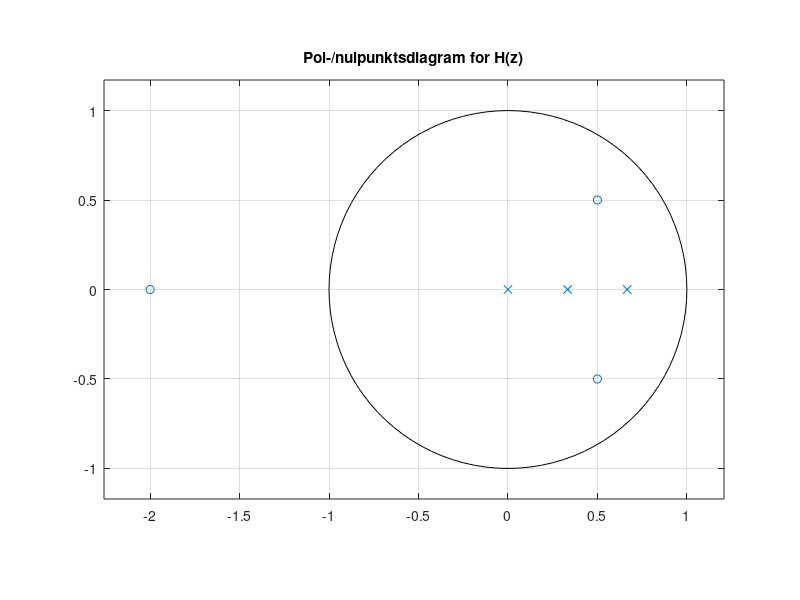
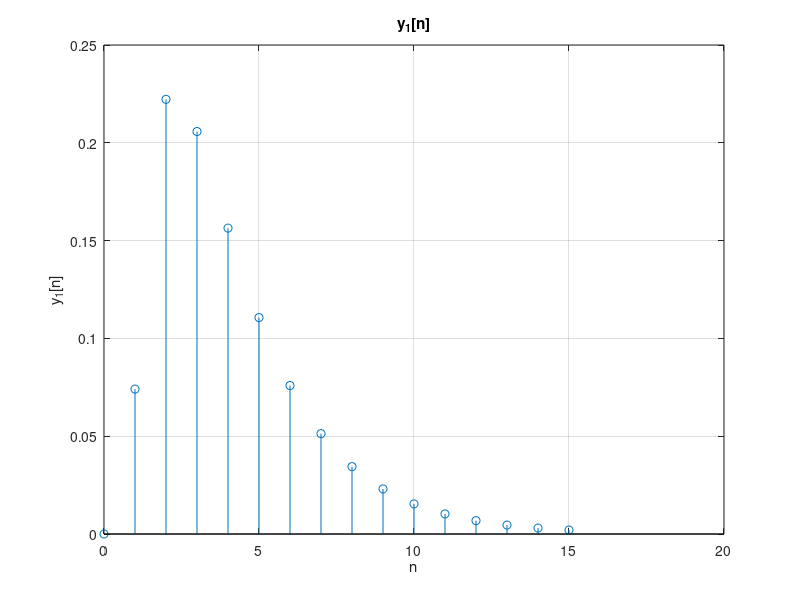
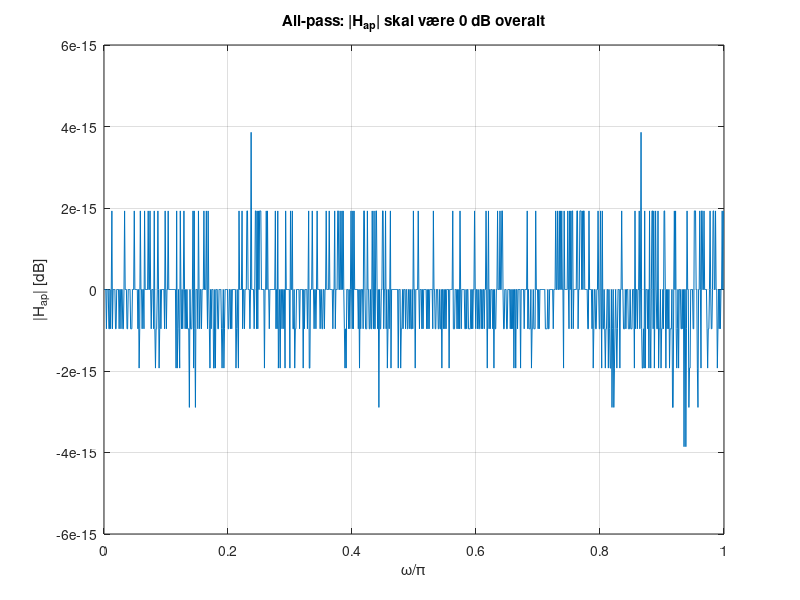
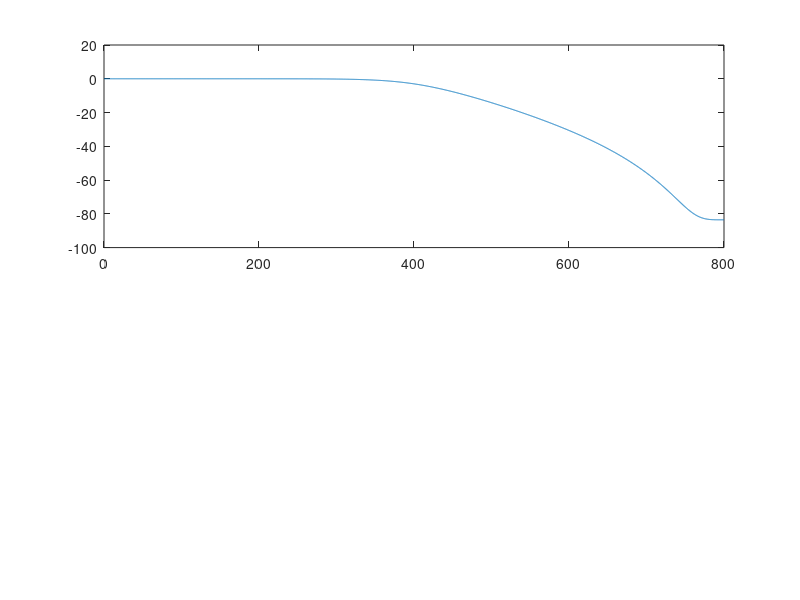

Here is the MATLAB script that generated these plots, in order: (Note: this script raises an error after producing the figures.)
%% 62743 DSP -- E25 Exam -- Working Script  (reexam: genløsning af dumpet eksamen)
% Exam PDF:     Obsidian\Archive\3rd Semester\DSP\62743 E25 Exam v3.pdf
% Solution PDF: Obsidian\Archive\3rd Semester\DSP\Exercises\Exams\Solutions\62743 E25 Exam student solutions.pdf
%               (officiel facitliste -- absolut sandhedskilde)
% Egen note:    Obsidian\Archive\3rd Semester\DSP\Exercises\Exams\E25 Exam.md
%               (egen efterrationaliseret løsning -- kan indeholde fejl,
%                stol på solution PDF / notebooklm i stedet)
%
% Eksamensdato:   12. december 2025  (Mads, s246132)
% Vægtning:       P1 40% (Z-domæne, matematik) | P2 30% (IIR) | P3 30% (FIR)
% Date attempted:
% Time target:    4 timers hard cap
% Self-score:     / total marks
%
% Arbejdsgang: skriv svar som "%%"-Svar-blokke MENS du regner. Til sidst:
% i mappen 3.semester\DSP  ->  pretty E25_new.m   (giver pæn PDF).
% Flows: [[LTI z-transform flow]] / [[Filter analysis and FFT flow]] / [[FIR window design flow]].

clear; clc; close all;
addpath('C:\Users\Mads2\DTU\3.semester\DSP\Helpers');

%% Problem 1 -- Z-domæne analyse   [MATEMATIK -- 40%]
% Kausalt diskret LTI-system T med overføringsfunktion H(z).
%   Nulpunkter: z = -2,  (1+i)/2,  (1-i)/2
%   Poler:      p = 0,    1/3,      2/3
%   Bibetingelse: H(1) = 1

%% 1-1  Pol-/nulpunktsdiagram
% - Skitsér/plot pol-/nulpunktsdiagram i det komplekse z-plan.
% - Marker enhedscirklen.

z=[-2 ((1+i)/2) ((1-i)/2)];
p= [0 1/3 2/3];

figure;
zplane(z.', p.');                 % kolonnevektorer -> ægte nul-/polplacering
title('Pol-/nulpunktsdiagram for H(z)')

% Polynomieform (genbruges i 1-2..1-7). poly() -> koeff. i faldende z-potens.
b0 = real(poly(z));               % tæller, monisk (uden forstærkning endnu)
a0 = real(poly(p));               % nævner


%%
% *Svar 1-1:* 3 nulpunkter: z=-2 (UDEN for enhedscirklen) samt det
% komplekst konjugerede par (1±i)/2 (|z|=0.707, inden for cirklen).
% 3 poler: z=0, 1/3, 2/3 -- alle inden for enhedscirklen. At nulpunktet
% z=-2 ligger uden for cirklen betyder, at systemet IKKE er minimumfase
% (det udnyttes i 1-7).

%% 1-2  Overføringsfunktion H(z) og ROC
% - Opskriv H(z) på faktoriseret form ud fra poler/nulpunkter.
% - Brug H(1) = 1 til at bestemme forstærkningskonstanten.
% - Udvid til polynomieform (b, a). Angiv ROC for det kausale system.




% H(z) = G * N(z)/D(z). Bestem G så H(1) = 1  (ved z=1 er z^-1=1):
G = polyval(a0,1) / polyval(b0,1)        % forstærkning -> 4/27 ≈ 0.1481
b = G*b0;                                % endelige tællerkoefficienter
a = a0;                                  % nævnerkoefficienter

Hz1 = tf(b, a, 1, 'Variable','z^-1')     % H(z) på polynomieform (z^-1)
ROC_12 = max(abs(roots(a)))              % kausal -> ROC: |z| > 2/3

%%
% *Svar 1-2:* H(z) = G·(1+2z⁻¹)(1−½(1+i)z⁻¹)(1−½(1−i)z⁻¹) /
% [(1−⅓z⁻¹)(1−⅔z⁻¹)], hvor G = 4/27 er bestemt af betingelsen H(1)=1.
% Polynomieform er vist som Hz1 ovenfor (b = G·[1 1 -1.5 1],
% a = [1 -1 2/9 0]). Systemet er kausalt, så ROC ligger uden for den
% yderste pol: |z| > 2/3.

%% 1-3  Stabilitetsanalyse
% - Er systemet stabilt? Argumentér ud fra polernes placering ift.
%   enhedscirklen (kausalt + stabilt <=> alle poler |p| < 1).



poler = roots(a)
stabil = all(abs(poler) < 1)             % logisk 1 = stabilt

%%
% *Svar 1-3:* Polerne er z=0, 1/3 og 2/3; alle har |p| < 1 og ligger
% dermed inden for enhedscirklen. Systemet er kausalt, og ROC (|z|>2/3)
% indeholder enhedscirklen -> systemet er STABILT (stabil = 1).

%% 1-4  Z-transformation af signal
% Signal:  x1[n] = (sqrt(2)/2)^n * sin(pi/4 * n) * u[n]
% Given formel:
%   Z{ a^n sin(w0 n) u[n] } = a z^-1 sin(w0)
%                             ---------------------------------
%                             1 - 2 a z^-1 cos(w0) + a^2 z^-2 ,  |z| > |a|
% - Identificér a og w0, opskriv X1(z), angiv ROC.



a_x  = sqrt(2)/2;                        % a i den givne formel
w0   = pi/4;                             % w0 i den givne formel
numX = [0, a_x*sin(w0)];                 % tæller:  a·sin(w0)·z⁻¹
denX = [1, -2*a_x*cos(w0), a_x^2];       % nævner:  1 − 2a·cos(w0)z⁻¹ + a²z⁻²
X1z  = tf(numX, denX, 1, 'Variable','z^-1')
ROC_x = a_x                              % ROC: |z| > a ≈ 0.707

%%
% *Svar 1-4:* x1[n] har a = √2/2 og w0 = π/4. Indsat i den udleverede
% formel fås X1(z) = 0.5·z⁻¹ / (1 − z⁻¹ + 0.5·z⁻²), med ROC: |z| > √2/2
% ≈ 0.707.

%% 1-5  Udgangens Z-transformation Y1(z)
% - Y1(z) = H(z) * X1(z).  Opskriv produktet (og reducér hvis muligt).



numY = conv(b, numX);                    % produkt af tællere
denY = conv(a, denX);                    % produkt af nævnere
Y1z  = minreal(tf(numY, denY, 1, 'Variable','z^-1'))   % forkort fælles faktorer

%%
% *Svar 1-5:* Y1(z) = H(z)·X1(z). X1's nævner (1−z⁻¹+½z⁻²) er præcis
% H's konjugerede nulpunktspar, så disse udgår (minreal forkorter dem).
% Resultat: Y1(z) = (2/27)·z⁻¹(1+2z⁻¹) / [(1−⅓z⁻¹)(1−⅔z⁻¹)].

%% 1-6  Udgangssignal y1[n]
% - Find y1[n] ved invers Z-transformation (delbrøksopspaltning).



% Y1(z) = z⁻¹ · W(z),  W(z) = (2/27)(1+2z⁻¹)/[(1−⅓z⁻¹)(1−⅔z⁻¹)]
numW = (2/27)*[1 2];
denW = conv([1 -1/3], [1 -2/3]);         % = [1 -1 2/9]
[r, pz, kdir] = residuez(numW, denW)     % delbrøk: residues r, poler pz

n  = 0:15;
y1 = filter((2/27)*[0 1 2], denW, [1 zeros(1,numel(n)-1)]);   % numerisk kontrol
figure; stem(n, y1); grid on
xlabel('n'); ylabel('y_1[n]'); title('y_1[n]')

%%
% *Svar 1-6:* residuez på W giver poler 1/3 og 2/3 med residues
% -14/27 og 16/27, dvs. w[n] = (-14/27)(1/3)^n + (16/27)(2/3)^n.
% Faktoren z⁻¹ er en forsinkelse, så y1[n] = w[n-1]:
%   y1[n] = (2/27)·( -7·(1/3)^(n-1) + 8·(2/3)^(n-1) )·u[n-1].
% (Stem-plottet bekræfter forløbet numerisk.)

%% 1-7  Minimumfase- og all-pass-dekomposition
% - Dekomponér H(z) = H_min(z) * H_ap(z).
% - Flyt nulpunkt(er) uden for enhedscirklen via all-pass-sektion.
% - Verificér: |H_ap(e^jw)| = 1 (0 dB) for alle w.



% Nulpunktet z=-2 ligger uden for enhedscirklen -> spejl ind: z0 -> 1/conj(z0)
z0   = -2;
zref = 1/conj(z0);                       % = -0.5  (inde i cirklen)

bap = [1, -z0];                          % (1 − z0·z⁻¹)   = (1 + 2z⁻¹)
aap = [1, -zref];                        % (1 − zref·z⁻¹) = (1 + 0.5z⁻¹)
Gap = sum(aap)/sum(bap);                 % sikrer Hap(1)=1  -> 0.5
bap = Gap*bap;
Hap = tf(bap, aap, 1, 'Variable','z^-1')

[Hapw, fw] = freqz(bap, aap, 1024);      % all-pass-kontrol
figure; plot(fw/pi, 20*log10(abs(Hapw))); grid on
xlabel('\omega/\pi'); ylabel('|H_{ap}| [dB]')
title('All-pass: |H_{ap}| skal være 0 dB overalt')

Hmin = minreal(tf(b,a,1,'Variable','z^-1') / Hap)   % H_min = H / H_ap

%%
% *Svar 1-7:* H er ikke minimumfase pga. nulpunktet z=-2 (uden for
% enhedscirklen). Dekomponering H(z)=Hmin(z)·Hap(z) med all-pass
% Hap(z) = (z⁻¹+½)/(1+½z⁻¹), som flytter nulpunktet fra z=-2 til
% z=-½ inde i cirklen (Gap=½ fra Hap(1)=1). Plottet bekræfter
% |Hap|=0 dB for alle ω. Hmin (= H/Hap) har alle nulpunkter inden
% for enhedscirklen.

%% Problem 2 -- IIR-filter analyse (Direct Form II)   [FILTER -- 30%]
% Digitalt LAVPASfilter givet i Direct Form II (koefficienter aflæst fra
% blokdiagram i eksamen). Filteret har -3 dB ved 400 Hz (passer iflg. facit).
%
% ⚠️ FÆLDE (årsag til dump): feedback-tapsne -0.4860 og -0.0177 sidder
% EFTER hhv. 2. og 4. z^-1-blok i DF-II-diagrammet -> de hører til z^-2
% og z^-4, IKKE z^-1 og z^-2. Nævneren er derfor:
%   A(z) = 1 + 0.486 z^-2 + 0.0177 z^-4   (nuller indsat ved z^-1 og z^-3)
% Læs delay-positionerne i diagrammet nøje før du opskriver a.

B2  = [0.0940, 0.3759, 0.5639, 0.3759, 0.0940];   % tæller: z^0..z^-4
A2  = [1, 0, 0.4860, 0, 0.0177];                   % nævner: z^-2 og z^-4
Fs2 = 1600;            % samplingsfrekvens [Hz]
Ts2 = 1/Fs2;

%% 2-1  Overføringsfunktion og frekvensrespons  (6 delopgaver)
% - Opskriv overførselsfunktionen H(z) = B2(z)/A2(z).
% - Plot |H| i dB som funktion af F = f*Fs [Hz], 0 .. Fs/2 (freqz).
% - Dæmpning ved 400 Hz? Passer det med filterbeskrivelsen? (facit: ~3 dB, ja)
% - Dæmpning ved 600 Hz? (aflæs på plottet -- facit: ~30.6 dB)
% - Plot fasen af frekvensresponset.
% - Er fasen i pasbåndet lineær? Forventet ud fra filtertypen? (IIR -> nej)

Hz = tf(B2, A2, Ts2, 'Variable','z^-1'); %laver overførselsfunktion vha.tf
Hz %printer overførselsfunktion


[H, f] = freqz(B2, A2, 4096, Fs2);

figure
subplot(2,1,1)
hH = plot(f, 20*log10(abs(H)), 'DisplayName','|H(f)|');
hold on
x1 = xline(400,  '--g', 'DisplayName','400 Hz');
y1 = yline(-3,   '--r', 'DisplayName','-3 dB');
x2 = xline(600,  '--b', 'DisplayName','600 Hz');
y2 = yline(-30.61,'--y','DisplayName','-30.61 dB');
title('Magnitude Response')
xlabel('Hz'); ylabel('dB'); grid on
legend([hH x1 y1 x2 y2], 'Location','best')
grid on;

subplot(2,1,2)
plot(f, unwrap(angle(H)))
title('Phase Response')
xlabel('Hz'); ylabel('rad');
grid on;
hold off;


%dæmpning ved 400 og 600Hz
dB = 20*log10(abs(freqz(B2, A2, [400 600], Fs2)))   % -> -3.01 dB, -30.61 dB

%%
% *Svar 2-1:* Dæmpningen ved 400Hz er -3dB som stemmer overens med
% filterets spec. Dæmpningen ved 600Hz aflæses på plottet til at være
% -30.61 dB. Fasen er ikke linieært, dette stemmer overens med at filteret er
% et IIR filter

%% 2-2  Pol-/nulpunktsdiagram og impulsrespons
% - Plot poler/nulpunkter (roots(B2)/roots(A2) eller zplane). Stabil?
% - Plot impulsresponsen. Endelig eller uendelig?

nulpunkter = roots(B2)
poler      = roots(A2)

figure
zplane(B2, A2)

n   = -10:30;
imp = [zeros(1,10) 1 zeros(1,30)];   % unit impulse at n=0 (index 11)
IR  = filter(B2, A2, imp);
figure
stem(n, IR)
xlabel('Sample number, n'); ylabel('amplitude'); grid on


%%
% *Svar 2-2:* Filteret er stabilt da polerne er indenfor enhedscirklen, og
% vi kan også se at impulsresponset går mod 0.

%% 2-3  Sampling af analogt signal
% XA(t) = A1*cos(2*pi*F1*t) + A2c*cos(2*pi*F2*t) + A3*cos(2*pi*F3*t)
F1 = 100;   A1  = 1;
F2 = 300;   A2c = 2;
F3 = 600;   A3  = 3;
Nfft2 = 2^14;          % antal samples

% - Aliasering ved Fs = 1600 Hz?  (Nyquist vs. højeste signalfrekvens)
% - Generér og plot det samplede signal.

t2 = time_vec(Fs2, Nfft2);        % fuld diskret tidsvektor, N=2^14 samples (Ts2 findes allerede)
XA_sampled = A1*cos(2*pi*F1*t2) + A2c*cos(2*pi*F2*t2) + A3*cos(2*pi*F3*t2);

figure
stem(t2, XA_sampled, '.');
xlim([0 0.05]);                  % vis kun 0..0.05 s -- signalet findes for hele N
xlabel('Time [s]'); ylabel('Amplitude [a.u.]'); grid on
%%
% *Svar 2-3:* Maksimale signalfrekvens uden aliasing er Fs/2 = 800 Hz
% (Nyquist). Alle komponenter F1=100, F2=300 og F3=600 Hz ligger under
% 800 Hz, så der er ingen aliasing.

%% 2-4  Frekvensspektrum
% - Beregn FFT af det samplede signal (en-sidet, normér med N).
% - Plot |spektrum| vs. F = f*Fs [Hz].
% - Aflæs linjefrekvenser og amplituder. Stemmer med F1/F2/F3?

XA = fftshift(fft(XA_sampled) / Nfft2);
f  = frequency_vec(Fs2, Nfft2);

figure;
plot(f, abs(XA), 'LineWidth', 1.5);
xlabel('f·F_s  [Hz]'); ylabel('|X_A[k]|');
title('Spectrum of x_A[n], F_s = 1600 Hz'); grid on;


%%
% *Svar 2-4:* vi ser ingen alliasering af de 3 frekvenser F1 F2 & F3, og
% deres amplituder stemmer også overerns med dem der er givet i
% specifikationen, fx A3=3 ( vi ser F3 har en amplitude på 1.5 på hver side
% af spektret hvilket giver 3)

%% 2-5  Filtrering
% - Filtrér det samplede signal: y = filter(B2, A2, x).
% - FFT af det filtrerede signal; plot spektrum før/efter.
% - Dæmpning ved 100, 300, 600 Hz. Sammenlign med |H| fra 2-1.

xa_filt = filter(B2, A2, XA_sampled);
XA_filt = fftshift(fft(xa_filt) / Nfft2);          % samme skalering som 2-4

figure
h = plot(f, abs(XA_filt), 'LineWidth',1.5);        % fang handle til datatip
xlabel('Frequency [Hz]'); ylabel('|X|'); grid on
title('Spektrum af det filtrerede signal')
for F = [100 300 600]
    [~, idx] = min(abs(f - F));                    % nærmeste bin (f, ikke f_v)
    datatip(h, 'DataIndex', idx);
end

A600=0.0442224; % aflæst på graf

A600_in  = 1.5;                                    % oprindelig amplitude 600 Hz = A3/2
A_600_dB = 20*log10(A600 / A600_in)                % -> ca. -30.6 dB


%%
% *Svar 2-5:* Efter filtrering aflæses amplituderne til ca. 0.50 ved 100 Hz,
% 0.98  ved 300 Hz og 0.044 ved 600 Hz. Dæmpningen ved 600 Hz er
% 20*log10(0.044/1.5) ≈ -30.6 dB. Dette stemmer overens med dæmpningen
% fundet fra |H| i 2-1 (≈ -30.61 dB ved 600 Hz).

%% Problem 3 -- FIR højpasfilter via vindue (Fourier-metode)  [FILTER -- 30%]
% FIR HØJPAS designet med vinduesmetoden (Fourier-transform-design).

Fpass3 = 1750;         % pasbånds-kant [Hz]
Fstop3 = 1250;         % stopbånds-kant [Hz]
AsdB3  = 20;           % stopbåndsdæmpning [dB]
Fs3    = 5000;         % samplingsfrekvens [Hz]

%% 3-1  Vinduesvalg og ordenberegning
% - Vis at cut-off er midtpunktet:  Fc = (Fpass+Fstop)/2 = 1500 Hz.
% - Normaliseret digital cut-off:   f_c = Fc/Fs  ->  wc = 2*pi*f_c.
% - Overgangsbånd dF = |Fpass-Fstop| og normaliseret dF/Fs.
% - Vælg vindue der lige opfylder As = 20 dB (se appendix-tabel).
% - Beregn antal taps N  (helper: MK_values).

Fc=(Fpass3+Fstop3)/2

f_c = Fc/Fs3;
wc= 2*pi*f_c

F_sharpnes = abs(Fstop3-Fpass3)/Fs3

n_taps = ceil(0.9/F_sharpnes)



%%
% *Svar 3-1:* Fc er udregnet ovenfor, wc bestemt til 1.8850. Fsharpnes
% bestemt til 0.1. For at opfylde stopbåndsdæmpningen på 20 dB vælges et
% Rectangulært vindue. Ntaps udregnet til 9

%% 3-2  Impulsrespons
% Ideel HØJPAS:  h_d[n] = delta[n] - (wc/pi) * sinc(wc*n/pi)
% - Beregn h_d[n], påtryk det valgte vindue, gør filteret kausalt
%   (forskyd med M). Plot h[n].   (helpers: FIR_fourier, FIR_window)

M_values = n_taps - 1        
K_values = M_values / 2

      
n3=-K_values:K_values;

h=FIR_fourier("HP",n3,wc);

figure;
stem(0:M_values, h);
title('Impulsrespons');
grid on;


%%
% *Svar 3-2:* M = 8, K = 4. Ideelt højpas via Fourier-metoden,
% h[n] = -(wc/pi)*sinc(wc*n/pi) med midtersample (pi-wc)/pi. Rektangulært
% vindue -> kun trunkering (ingen vindues-multiplikation). Filteret gøres
% kausalt ved at forskyde K=4 samples, så n går 0..M (symmetrisk -> lineær fase).

%% 3-3  Frekvensrespons og verifikation
Hz3 = tf(h, 1, 1/Fs3, 'Variable','z^-1')      % overførselsfunktion (h = impulsrespons fra 3-2)

[H3, f3] = freqz(h, 1, 1024, Fs3);            % NB: ny variabel H3, overskriv ikke h

figure
hLine = plot(f3, 20*log10(abs(H3)), 'LineWidth',1.5);   % fang handle
title('Magnitude Response'); xlabel('F = f·F_s [Hz]'); ylabel('|H| [dB]')
xline(Fc,'--g','F_c'); xline(Fpass3,'--g','F_{pass}'); xline(Fstop3,'--g','F_{stop}');
yline(-AsdB3,'--k','-20 dB'); grid on

for F = [1250 1750]
    [~, idx] = min(abs(f3 - F));
    datatip(hLine, 'DataIndex', idx);
end

%%
% *Svar 3-3:* Ved F_stop = 1250 Hz aflæses dæmpningen på datatip til
% ca. -20 dB (>= 20 dB krav netop opfyldt), og pasbåndet F >= 1750 Hz
% ligger nær 0 dB. Filteret opfylder dermed stopbåndskravet.

%% 3-4  Faserespons og linearitet
% - Plot fasen. Er den lineær i pasbåndet?
% - Argumentér ud fra impulsresponsens symmetri (Type I/II FIR).

figure;
phaseX = rad2deg(unwrap(angle(H3)));
plot(f3, phaseX);
xlabel('Frequency [Hz]');
ylabel('Phase [degrees]');
title('Phase Response');
grid on;
xline(Fc, '--g', 'F_c'); 
xline(Fpass3, '--g', 'F_{pass}'); 
xline(Fstop3, '--g', 'F_{stop}');

%%
% *Svar 3-4:* Filteret har lineær fase i pasbåndet (ses på phase-response-
% plottet). Det er forventet: impulsresponset h[n] er symmetrisk om n=K=4,
% og med M=8 (lige) er det et Type-I lineær-fase FIR-filter. Faseforløbet
% er en ret linje med konstant grupperløb = K = 4 samples. π-springene i
% plottet er fortegnsskift hvor |H| -> 0, ikke ulinearitet.

%% 3-5  Redesign med As = 40 dB
% - Vælg nyt vindue der opfylder 40 dB (se appendix). Ny orden N.
% - Genberegn h[n] med det nye vindue.

Asdb_new = 40;

n_taps_han = ceil(3.1/F_sharpnes)

M = n_taps_han - 1        
K = M / 2

n=-K:K;

w = FIR_window("hanning", M);          % M = 30, length M+1 = 31
h_new = FIR_fourier("HP", n, wc) .* w; % ideel respons * Hann-vindue

figure;
stem(0:M, h_new);
title('New Impulse Response with 40 dB Stopband Attenuation');
grid on;


%%
% *Svar 3-5:* Et Hanning-vindue vælges, da det giver ca. 44 dB
% stopbåndsdæmpning og dermed opfylder 40 dB-kravet. Nyt antal taps
% N = 3.1/ΔF = 31 (M = 30, K = 15). Den ideelle FIR_fourier-respons
% multipliceres med Hann-vinduet (FIR_window); en rektangulær ville
% her IKKE nå 40 dB uanset antal taps.

%% 3-6  Verifikation af redesignet filter
% - Plot |H| i dB; verificér >= 40 dB dæmpning ved Fstop.
% - Sammenlign overgangsbåndsbredde med 20 dB-designet (trade-off).


Hz = tf(h_new, 1, 1/Fs3, 'Variable','z^-1')      % overførselsfunktion

[H, f] = freqz(h_new, 1, 1024, Fs3);            

figure
hLine = plot(f, 20*log10(abs(H)), 'LineWidth',1.5);   % fang handle (f fra freqz ovenfor)
title('Magnitude Response'); xlabel('F = f·F_s [Hz]'); ylabel('|H| [dB]')
xline(Fc,'--g','F_c'); xline(Fpass3,'--g','F_{pass}'); xline(Fstop3,'--g','F_{stop}');
yline(-Asdb_new,'--k','-40 dB'); grid on

for F = [1250 1750]
    [~, idx] = min(abs(f - F));
    datatip(hLine, 'DataIndex', idx);
end


%%
% *Svar 3-6:* Ved båndkanten Fstop = 1250 Hz aflæses ca. -39 dB, men
% stopbåndets sidelober ligger ca. -44 dB, så filteret opfylder 40 dB-
% kravet i stopbåndet. Trade-off vs. 20 dB-designet (rektangulær, N=9):
% den kraftigere dæmpning koster et meget bredere overgangsbånd / langt
% flere taps (N: 9 -> 31).

%% --- Scratch / sandbox ---



%% Appendix -- FIR vinduer (referencetabel)
%{
Vindue        | Stopbåndsdæmp. As | Ntaps-formel (dF = |Fstop-Fpass|/Fs)
--------------|-------------------|-------------------------------------
Rektangulær   |  21 dB            | Ntaps = 0.9 / dF
Hann          |  44 dB            | Ntaps = 3.1 / dF
Hamming       |  53 dB            | Ntaps = 3.3 / dF
Blackman      |  74 dB            | Ntaps = 5.5 / dF

Tommelfinger: vælg det MINDSTE vindue hvis As stadig opfyldes
(smallere overgangsbånd for given orden). Rund Ntaps OP til ulige
heltal (Type-I lineær fase). M = Ntaps-1, K = M/2.
Cut-off = midtpunkt af overgangsbåndet: f_c = Fc/Fs, wc = 2*pi*f_c.
(verificeret mod E25-facit + notebooklm)
%}
